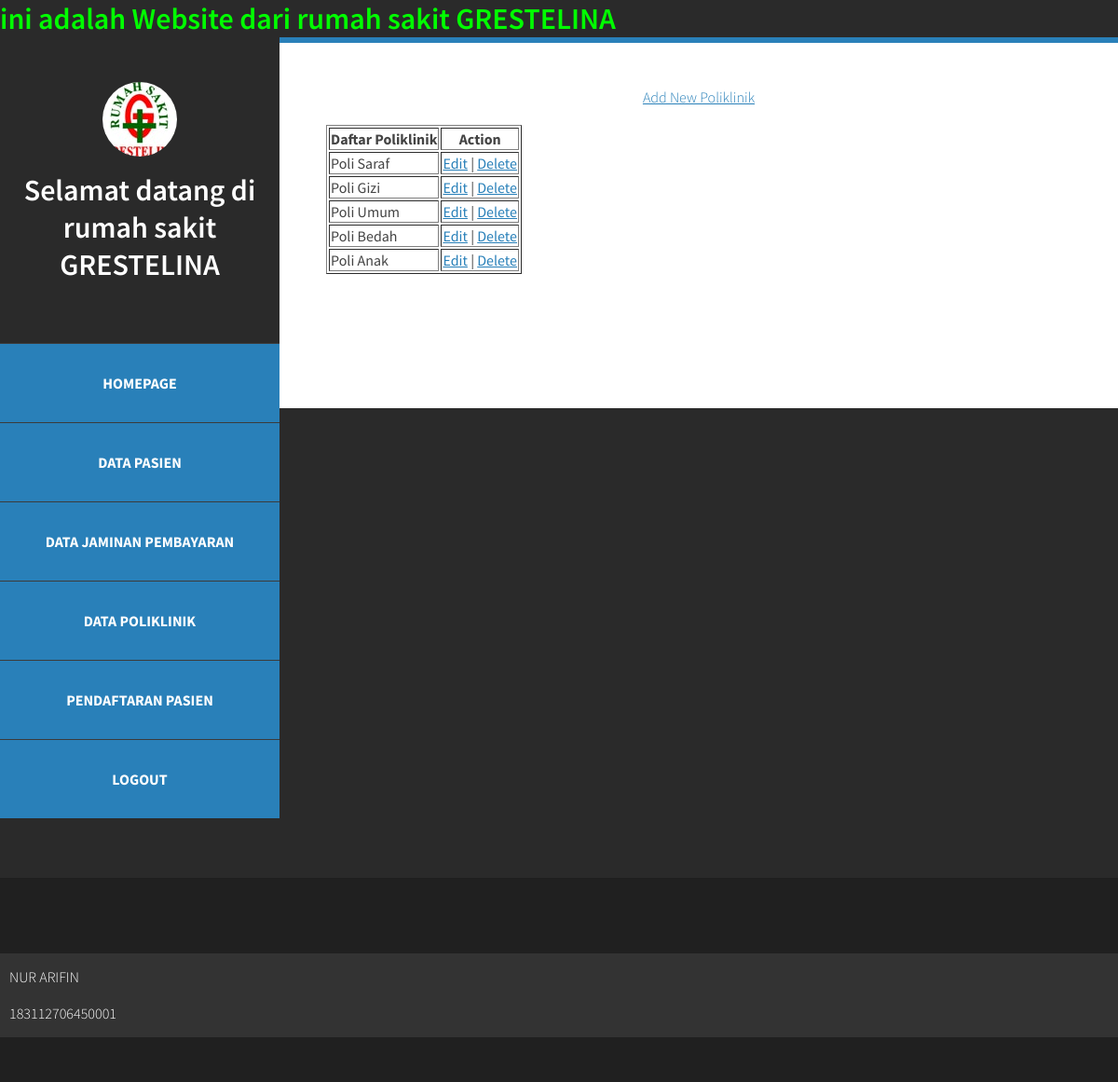
The page /poliklinik.php on the database its author committed.
### tables this page shows
CREATE TABLE `poli` (
  `id` int(5) NOT NULL,
  `Poliklinik` varchar(20) NOT NULL
);

### poliklinik.php (the view, shortened to what this page needs)
<html>
<head>
    <link href="default.css" rel="stylesheet" type="text/css" media="all" />
    <link href="fonts.css" rel="stylesheet" type="text/css" media="all" />
</head>
<body>
    <?php
    include_once("config.php");
    $result = mysqli_query($mysqli, "SELECT * FROM poli ORDER BY id DESC");
    ?>
    <div id="page" class="container">
        <div class="header1">
            <marquee scrollamount="">
                <h1>ini adalah Website dari rumah sakit GRESTELINA</h1>
            </marquee>
        </div>
        <div id="header">
            <div id="logo">
                <img src="images/rs.jpg" alt="" />
                <h1><a href="#">Selamat datang di rumah sakit GRESTELINA</a></h1>
            </div>
            <div id="menu">
                <ul>
                    <li class="current_page_item"><a href="index.php" accesskey="1" title="">Homepage</a></li>
                    <li class="current_page_item"><a href="daftar.php" accesskey="2" title="">Data Pasien</a></li>
                    <li class="current_page_item"><a href="jaminan.php" accesskey="3" title="">Data Jaminan Pembayaran</a></li>
                    <li class="current_page_item"><a href="poliklinik.php" accesskey="4" title="">Data Poliklinik</a></li>
                    <li class="current_page_item"><a href="add.php" accesskey="5" title="">Pendaftaran Pasien</a></li>
                    <li class="current_page_item"><a href="logout.php" accesskey="6" title="">Logout</a></li>
                </ul>
            </div>
        </div>
        <div id="main">
            <div id="banner">
                <body>
                    <a href="add_poli.php">Add New Poliklinik</a><br><br>
                    <table border="1">
                        <tr>
                            <th>Daftar Poliklinik</th>
                            <th>Action</th>
                        </tr>
                        <?php
                    while ($user_data = mysqli_fetch_array($result)) {
                        echo "<tr>";
                        echo "<td>" . $user_data['Poliklinik'] . "</td>";
                        echo "<td><a href='edit_poli.php?id=$user_data[id]'>Edit</a> | <a href='Delete_poli.php?id=$user_data[id]'>Delete</a></td>";
                        echo "</tr>";
                    }
                        ?>
                    </table>
                </body>
            </div>
        </div>
    </div>
</body>
<footer <div id="featured">
    <div class="title">
        <div id="footer">
            <span>NUR ARIFIN</span>
            <p>183112706450001</p>
        </div>
    </div>
</footer>
</html>

### default.css (style rules this page uses)
html, body { height: 100%; }
body { margin: 0px; padding: 0px; background: #202020; font-family: 'Source Sans Pro', sans-serif; font-size: 12pt; font-weight: 300; color: #444444; }
h1, h2, h3 { margin: 0; padding: 0; font-weight: 600; color: #333333; }
p, ol, ul { margin-top: 0; }
ol, ul { padding: 0; list-style: none; }
p { line-height: 180%; }
a { color: #2980b9; }
.container { overflow: hidden; margin: 0em auto; width: 1200px; }
.title { margin-bottom: 3em; }
h1,header1 { color: #00FF00; }
#header { position: relative; float: left; width: 300px; padding: 3em 0em; }
#footer { width: 100%; height: 90px; padding-left: 10px; line-height: 50px; background: #333; color: #fff; position: 1000px; }
#logo { text-align: center; margin-bottom: 4em; }
#logo h1 { display: block; }
#logo a { text-decoration: none; color: #FFF; }
#logo img { display: inline-block; margin-bottom: 1em; border-radius: 50%; }
#menu li { border-top: 1px solid rgba(255,255,255,0.08); }
#menu li a, #menu li span { display: block; padding: 2em 1.5em; text-align: center; text-decoration: none; text-transform: uppercase; font-weight: 700; color: rgba(255,255,255,0.5); }
#menu .current_page_item a { background: #2980b9; color: rgba(255,255,255,1); }
#banner { margin-bottom: 4em; }
#page { background: #2a2a2a; }
#main { overflow: hidden; float: right; width: 800px; padding: 3em 50px 5em 50px; background: #FFF; border-top: 6px solid #2980b9; text-align: center; }
#featured { overflow: hidden; margin-bottom: 3em; padding-top: 5em; border-top: 1px solid rgba(0,0,0,0.08); }

### rows shown on the page
poli: Poliklinik "Poli Saraf"
poli: Poliklinik "Poli Gizi"
poli: Poliklinik "Poli Umum"
poli: Poliklinik "Poli Bedah"
poli: Poliklinik "Poli Anak"
